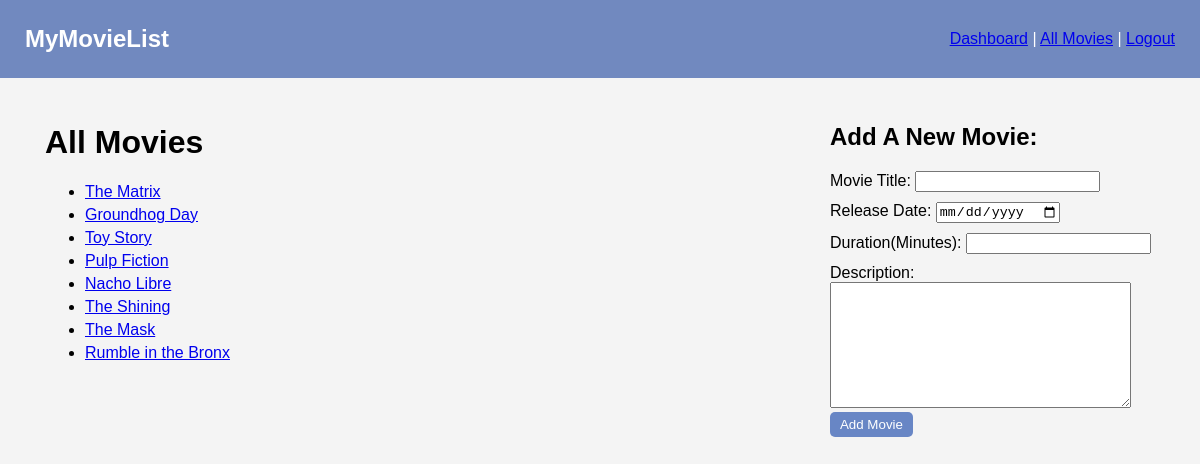
Screenshot of /movies/all (signed in) with the database file from the repository.
### imdb_app/models.py (models this page shows)
class Movie(models.Model):
    title = models.CharField(max_length = 100)
    release_date = models.DateField()
    desc = models.TextField(max_length = 2000)
    duration = models.IntegerField()
    added_by = models.ForeignKey(User, related_name = 'movies', on_delete = models.CASCADE)
    favorited_by = models.ManyToManyField(User, related_name = 'favorite_movies')
    objects = MovieManager()
    created_at = models.DateTimeField(auto_now_add = True)
    updated_at = models.DateTimeField(auto_now = True)

### imdb_app/views.py (the view)
# urls.py: path('movies/all', views.showAllMovies),
def showAllMovies(request):
    context = {
        'logged_in_user' : User.objects.get(id = request.session['user_id']),
        'all_movies' : Movie.objects.all(),
    }
    return render(request, 'all_movies.html', context)

### imdb_app/templates/all_movies.html (shortened to what this page needs)
<!DOCTYPE html>
<html lang="en" class="web-html">
<head>
    {% load static %}
    <link rel="stylesheet" href="{% static 'css/style.css' %}">
</head>
<header class="nav-header">
    <div>
        <h2>MyMovieList</h2>
    </div>
    <div class="nav-details">
        <p>
            <a href="/dashboard">Dashboard</a>
            |
            <a href="/movies/all">All Movies</a>
            |
            <a href="/logout">Logout</a>
        </p>
    </div>
</header>
<body class="web-body">
    <main>
        <div id="all-movies-section">
            <div>
                <h1>All Movies</h1>
                <div class="movie-list">
                    <ul>
                        {% for movie in all_movies %}
                            <li><a href="/movies/{{movie.id}}">{{movie.title}}</a></li>
                        {% endfor %}
                    </ul>
                </div>
            </div>
            <div>
                <h2>Add A New Movie:</h2>
                <form action="/movies/processNewMovie" method="post">
                    <div>
                        <label>
                            Movie Title:
                            <input type="text" name="title" />
                        </label>
                    </div>
                    <div>
                        <label>
                            Release Date:
                            <input type="date" name="release_date" />
                        </label>
                    </div>
                    <div>
                        <label>
                            Duration(Minutes):
                            <input type="number" name="duration" />
                        </label>
                    </div>
                    <div>
                        <label>Description:</label>
                    </div>
                    <textarea name="desc" cols="35" rows="8"></textarea>
                    <div>
                        <button type="submit">Add Movie</button>
                    </div>
                </form>
            </div>
        </div>
    </main>
</body>
</html>

### imdb_app/static/css/style.css (style rules this page uses)
#all-movies-section { display: flex; justify-content: space-between; }
.web-body, .web-html { margin: auto; height: 100%; font-family: Arial, Helvetica, sans-serif; vertical-align: auto; max-width: 1200px; background-color: #170a19; }
main { background-color: #f4f4f4; padding: 25px; padding-right: 45px; padding-left: 45px; min-height: 100%; max-width: 1200px; }
button { background-color: #6886c5; color: white; padding: 10px; padding-top: 5px; padding-bottom: 5px; border-radius: 5px; border: 0px; cursor: pointer; margin-bottom: 2px; }
input { margin-bottom: 10px; margin-right: 4px; }
a { cursor: pointer; }
li { margin-bottom: 5px; }
.nav-header { display: flex; justify-content: space-between; align-items: center; padding-left: 25px; padding-right: 25px; padding-top: 5px; padding-bottom: 5px; background-color: #7189bf; color: white; }
.nav-details { display: flex; }

### rows the page displays
Movie: title "The Matrix"
Movie: title "Groundhog Day"
Movie: title "Toy Story"
Movie: title "Pulp Fiction"
Movie: title "Nacho Libre"
Movie: title "The Shining"
Movie: title "The Mask"
Movie: title "Rumble in the Bronx"
